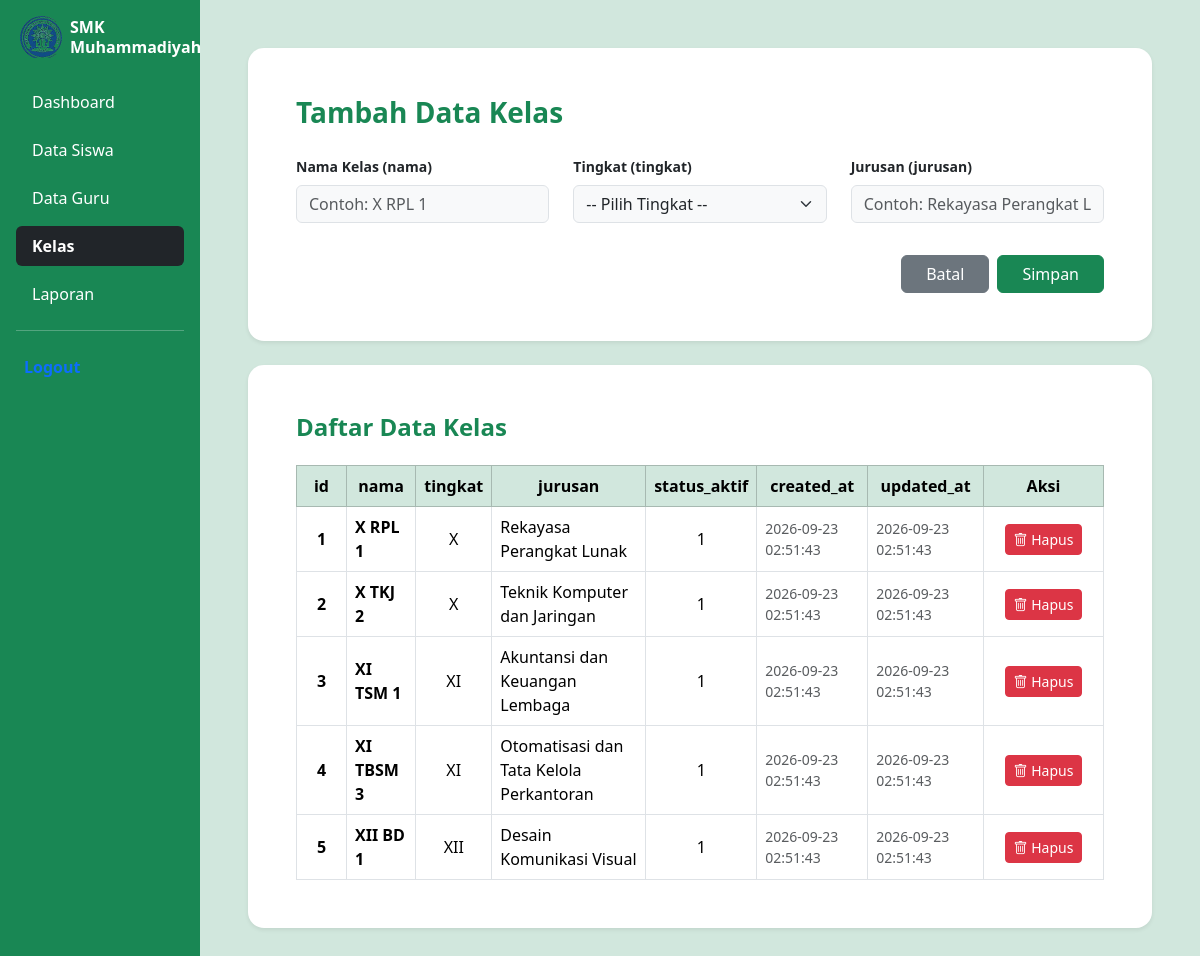
The app's page /proses/kelas.php (signed in) with its own data.
### tables this page shows
CREATE TABLE `t_kelas` (
  `id` int(11) NOT NULL,
  `nama` varchar(100) NOT NULL,
  `tingkat` varchar(20) NOT NULL,
  `jurusan` varchar(100) NOT NULL,
  `status_aktif` tinyint(1) NOT NULL,
  `created_at` timestamp NOT NULL DEFAULT current_timestamp(),
  `updated_at` timestamp NOT NULL DEFAULT current_timestamp()
);

### proses/kelas.php (the view, shortened to what this page needs)
<?php
include "../config/koneksi.php";
?>
<!DOCTYPE html>
<html lang="id">
<head>
    <link href="https://cdn.jsdelivr.net/npm/bootstrap@5.3.3/dist/css/bootstrap.min.css" rel="stylesheet">
    <link rel="stylesheet" href="https://cdn.jsdelivr.net/npm/bootstrap-icons@1.11.0/font/bootstrap-icons.css">
</head>
<body class="bg-success-subtle">
<div class="container-fluid">
    <div class="row min-vh-100">
        <div class="col-md-3 col-lg-2 bg-success text-white p-3">
            <div class="d-flex align-items-center gap-2 mb-4 px-1">
                <img src="../logo smk muhamadiyah.png" alt="Logo SMK" class="img-fluid" style="width: 42px; height: 42px; object-fit: contain;">
                <h5 class="fw-bold fs-6 mb-0 text-white lh-sm">
                    SMK<br>Muhammadiyah
                </h5>
            </div>
            <div class="nav nav-pills flex-column gap-2">
                <a href="../dashboard.php" class="nav-link text-white bg-success-emphasis">Dashboard</a>
                <a href="siswa.php" class="nav-link text-white bg-success-emphasis">Data Siswa</a>
                <a href="../guru/guru.php" class="nav-link text-white bg-success-emphasis">Data Guru</a>
                <a href="kelas.php" class="nav-link active bg-dark fw-bold">Kelas</a>
                <a href="laporan.php" class="nav-link text-white bg-success-emphasis">Laporan</a>
                <hr class="text-white my-2">
                <a href="logout.php" class="nav-link text-primary fw-semibold px-2">Logout</a>
            </div>
        </div>
        <div class="col-md-9 col-lg-10 p-4 p-md-5">
            <div class="card border-0 shadow-sm bg-white rounded-4 mb-4">
                <div class="card-body p-4 p-md-5">
                    <h3 class="fw-bold mb-4 text-success">Tambah Data Kelas</h3>
                    <form method="POST">
                        <div class="row">
                            <div class="col-md-4 mb-3">
                                <label class="form-label small fw-semibold">Nama Kelas (nama)</label>
                                <input type="text" name="nama" class="form-control bg-light" placeholder="Contoh: X RPL 1" required>
                            </div>
                            <div class="col-md-4 mb-3">
                                <label class="form-label small fw-semibold">Tingkat (tingkat)</label>
                                <select name="tingkat" class="form-select bg-light" required>
                                    <option value="" selected disabled>-- Pilih Tingkat --</option>
                                </select>
                            </div>
                            <div class="col-md-4 mb-3">
                                <label class="form-label small fw-semibold">Jurusan (jurusan)</label>
                                <input type="text" name="jurusan" class="form-control bg-light" placeholder="Contoh: Rekayasa Perangkat Lunak" required>
                            </div>
                        </div>
                        <div class="d-flex justify-content-end gap-2 mt-3">
                            <button type="reset" class="btn btn-secondary px-4">Batal</button>
                            <button type="submit" name="simpan" class="btn btn-success px-4">Simpan</button>
                        </div>
                    </form>
                </div>
            </div>
            <div class="card border-0 shadow-sm bg-white rounded-4">
                <div class="card-body p-4 p-md-5">
                    <h4 class="fw-bold text-success mb-4">Daftar Data Kelas</h4>
                    <div class="table-responsive">
                        <table class="table table-hover table-bordered align-middle mb-0">
                            <thead class="table-success text-center">
                                <tr>
                                    <th scope="col" style="width: 50px;">id</th>
                                    <th scope="col">nama</th>
                                    <th scope="col">tingkat</th>
                                    <th scope="col">jurusan</th>
                                    <th scope="col">status_aktif</th>
                                    <th scope="col">created_at</th>
                                    <th scope="col">updated_at</th>
                                    <th scope="col" style="width: 120px;">Aksi</th>
                                </tr>
                            </thead>
                            <tbody>
                                <?php
                                $query = mysqli_query($koneksi, "SELECT * FROM t_kelas ORDER BY id ASC");
                                if ($query && mysqli_num_rows($query) > 0) {
                                    while ($data = mysqli_fetch_assoc($query)) {
                                ?>
                                        <tr>
                                            <td class="text-center fw-bold"><?= $data['id']; ?></td>
                                            <td class="fw-semibold"><?= htmlspecialchars($data['nama']); ?></td>
                                            <td class="text-center"><?= htmlspecialchars($data['tingkat']); ?></td>
                                            <td><?= htmlspecialchars($data['jurusan']); ?></td>
                                            <td class="text-center"><?= $data['status_aktif']; ?></td>
                                            <td class="small text-muted"><?= $data['created_at']; ?></td>
                                            <td class="small text-muted"><?= $data['updated_at']; ?></td>
                                            <td class="text-center">
                                                <a href="kelas.php?hapus=<?= $data['id']; ?>"
                                                   class="btn btn-danger btn-sm"
                                                   onclick="return confirm('Apakah Anda yakin ingin menghapus kelas ini?');">
                                                    <i class="bi bi-trash"></i> Hapus
                                                </a>
                                            </td>
                                        </tr>
                                <?php
                                    }
                                } else {
                                    echo "<tr><td colspan='8' class='text-center py-4 text-muted'>Belum ada data kelas tersimpan.</td></tr>";
                                }
                                ?>
                            </tbody>
                        </table>
                    </div>
                </div>
            </div>
        </div>
    </div>
</div>
</body>
</html>

### records on screen
t_kelas: id "1", nama "X RPL 1", tingkat "X", jurusan "Rekayasa Perangkat Lunak", status_aktif "1", created_at "2026-09-23 02:51:43", updated_at "2026-09-23 02:51:43"
t_kelas: id "2", nama "X TKJ 2", tingkat "X", jurusan "Teknik Komputer dan Jaringan", status_aktif "1", created_at "2026-09-23 02:51:43", updated_at "2026-09-23 02:51:43"
t_kelas: id "3", nama "XI TSM 1", tingkat "XI", jurusan "Akuntansi dan Keuangan Lembaga", status_aktif "1", created_at "2026-09-23 02:51:43", updated_at "2026-09-23 02:51:43"
t_kelas: id "4", nama "XI TBSM 3", tingkat "XI", jurusan "Otomatisasi dan Tata Kelola Perkantoran", status_aktif "1", created_at "2026-09-23 02:51:43", updated_at "2026-09-23 02:51:43"
t_kelas: id "5", nama "XII BD 1", tingkat "XII", jurusan "Desain Komunikasi Visual", status_aktif "1", created_at "2026-09-23 02:51:43", updated_at "2026-09-23 02:51:43"
